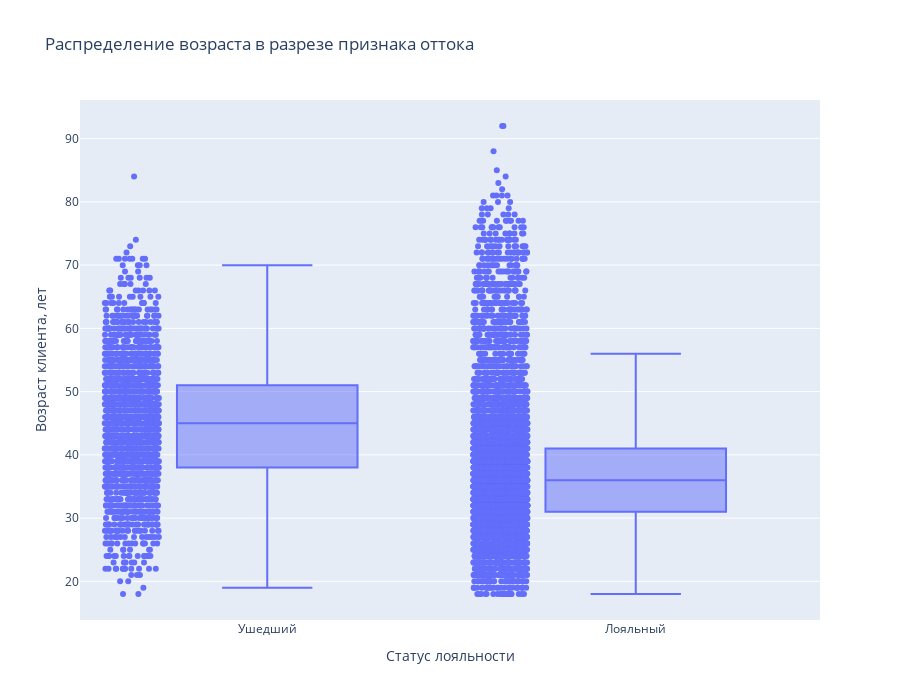

The notebook cell saved with this chart:
### Markdown cell above
9.4. Посмотрите на распределение возраста в разрезе признака оттока. В какой группе больше потенциальных выбросов? На какую возрастную категорию клиентов стоит обратить внимание банку?

### Code cell
fig = px.box(
    data_frame=churn_data,
    x='Exited',
    y='Age',
    height=700,
    points="all",
    title='Распределение возраста в разрезе признака оттока'
)
fig.update_layout(xaxis_title="Статус лояльности", yaxis_title="Возраст клиента, лет")
fig.show()

display(Image(filename='D:\DS\Skillfactory_jupiter_notebook\PYTHON-13.Vizualization_data\data\9.4.png'))

### Figure 1 — Plotly figure (JSON) as saved in the notebook; plotly's stock layout.template omitted (floating-point values rounded to 4 significant figures; data arrays with more than 128 entries replaced by an {"elided": "..."} marker saying what was removed)
{"data": [{"alignmentgroup": "True", "boxpoints": "all", "hovertemplate": "Exited=%{x}<br>Age=%{y}<extra></extra>", "legendgroup": "", "marker": {"color": "#636efa"}, "name": "", "notched": false, "offsetgroup": "", "orientation": "v", "showlegend": false, "type": "box", "x": {"elided": "10000 str values"}, "x0": " ", "xaxis": "x", "y": {"elided": "10000 int values"}, "y0": " ", "yaxis": "y"}], "layout": {"boxmode": "group", "height": 700, "legend": {"tracegroupgap": 0}, "title": {"text": "Распределение возраста в разрезе признака оттока"}, "xaxis": {"anchor": "y", "domain": [0, 1], "title": {"text": "Статус лояльности"}}, "yaxis": {"anchor": "x", "domain": [0, 1], "title": {"text": "Возраст клиента, лет"}}}}
